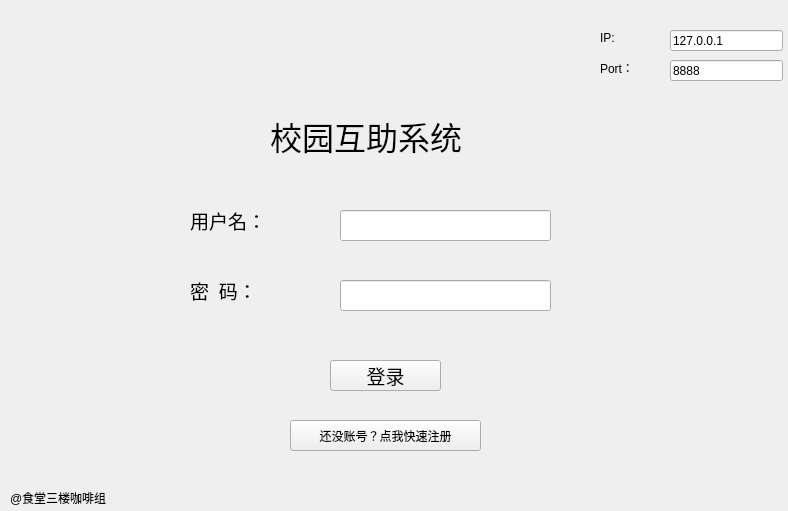
<?xml version="1.0" encoding="UTF-8"?>
<ui version="4.0">
 <class>log_in</class>
 <widget class="QWidget" name="log_in">
  <property name="geometry">
   <rect>
    <x>0</x>
    <y>0</y>
    <width>788</width>
    <height>511</height>
   </rect>
  </property>
  <property name="windowTitle">
   <string>Form</string>
  </property>
  <widget class="QLabel" name="label">
   <property name="geometry">
    <rect>
     <x>190</x>
     <y>10</y>
     <width>401</width>
     <height>91</height>
    </rect>
   </property>
   <property name="text">
    <string/>
   </property>
   <property name="pixmap">
    <pixmap resource="resoure.qrc">:/new/prefix1/name</pixmap>
   </property>
   <property name="scaledContents">
    <bool>true</bool>
   </property>
  </widget>
  <widget class="QLabel" name="label_2">
   <property name="geometry">
    <rect>
     <x>270</x>
     <y>110</y>
     <width>241</width>
     <height>51</height>
    </rect>
   </property>
   <property name="font">
    <font>
     <family>楷体</family>
     <pointsize>24</pointsize>
    </font>
   </property>
   <property name="text">
    <string>校园互助系统</string>
   </property>
  </widget>
  <widget class="QLabel" name="label_3">
   <property name="geometry">
    <rect>
     <x>190</x>
     <y>200</y>
     <width>91</width>
     <height>41</height>
    </rect>
   </property>
   <property name="font">
    <font>
     <family>宋体</family>
     <pointsize>14</pointsize>
    </font>
   </property>
   <property name="text">
    <string>用户名：</string>
   </property>
  </widget>
  <widget class="QLabel" name="label_4">
   <property name="geometry">
    <rect>
     <x>190</x>
     <y>270</y>
     <width>91</width>
     <height>41</height>
    </rect>
   </property>
   <property name="font">
    <font>
     <family>宋体</family>
     <pointsize>14</pointsize>
    </font>
   </property>
   <property name="text">
    <string>密  码：</string>
   </property>
  </widget>
  <widget class="QLineEdit" name="editusername">
   <property name="geometry">
    <rect>
     <x>340</x>
     <y>210</y>
     <width>211</width>
     <height>31</height>
    </rect>
   </property>
  </widget>
  <widget class="QLineEdit" name="editpassword">
   <property name="geometry">
    <rect>
     <x>340</x>
     <y>280</y>
     <width>211</width>
     <height>31</height>
    </rect>
   </property>
  </widget>
  <widget class="QPushButton" name="btnlogin">
   <property name="geometry">
    <rect>
     <x>330</x>
     <y>360</y>
     <width>111</width>
     <height>31</height>
    </rect>
   </property>
   <property name="font">
    <font>
     <family>仿宋</family>
     <pointsize>14</pointsize>
    </font>
   </property>
   <property name="text">
    <string>登录</string>
   </property>
  </widget>
  <widget class="QPushButton" name="btnregister">
   <property name="geometry">
    <rect>
     <x>290</x>
     <y>420</y>
     <width>191</width>
     <height>31</height>
    </rect>
   </property>
   <property name="text">
    <string>还没账号？点我快速注册</string>
   </property>
  </widget>
  <widget class="QLabel" name="label_5">
   <property name="geometry">
    <rect>
     <x>690</x>
     <y>420</y>
     <width>101</width>
     <height>91</height>
    </rect>
   </property>
   <property name="text">
    <string/>
   </property>
   <property name="pixmap">
    <pixmap resource="resoure.qrc">:/new/prefix1/symbol</pixmap>
   </property>
   <property name="scaledContents">
    <bool>true</bool>
   </property>
  </widget>
  <widget class="QLabel" name="label_6">
   <property name="geometry">
    <rect>
     <x>600</x>
     <y>30</y>
     <width>41</width>
     <height>16</height>
    </rect>
   </property>
   <property name="text">
    <string>IP:</string>
   </property>
  </widget>
  <widget class="QLabel" name="label_7">
   <property name="geometry">
    <rect>
     <x>600</x>
     <y>60</y>
     <width>41</width>
     <height>16</height>
    </rect>
   </property>
   <property name="text">
    <string>Port：</string>
   </property>
  </widget>
  <widget class="QLineEdit" name="editip">
   <property name="geometry">
    <rect>
     <x>670</x>
     <y>30</y>
     <width>113</width>
     <height>21</height>
    </rect>
   </property>
   <property name="text">
    <string>127.0.0.1</string>
   </property>
  </widget>
  <widget class="QLineEdit" name="editport">
   <property name="geometry">
    <rect>
     <x>670</x>
     <y>60</y>
     <width>113</width>
     <height>21</height>
    </rect>
   </property>
   <property name="text">
    <string>8888</string>
   </property>
  </widget>
  <widget class="QLabel" name="label_8">
   <property name="geometry">
    <rect>
     <x>10</x>
     <y>490</y>
     <width>121</width>
     <height>16</height>
    </rect>
   </property>
   <property name="text">
    <string>@食堂三楼咖啡组</string>
   </property>
  </widget>
 </widget>
 <resources>
  <include location="resoure.qrc"/>
 </resources>
 <connections/>
</ui>
